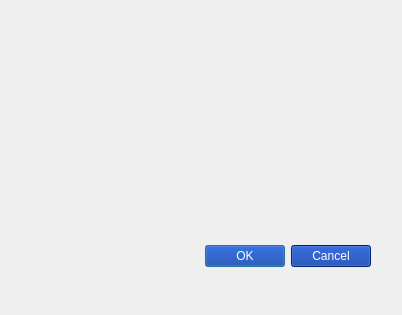
<?xml version="1.0" encoding="UTF-8"?>
<ui version="4.0">
 <class>AddPresetDialog</class>
 <widget class="QDialog" name="AddPresetDialog">
  <property name="geometry">
   <rect>
    <x>0</x>
    <y>0</y>
    <width>402</width>
    <height>315</height>
   </rect>
  </property>
  <property name="windowTitle">
   <string>Dialog</string>
  </property>
  <widget class="QDialogButtonBox" name="buttonBox">
   <property name="geometry">
    <rect>
     <x>30</x>
     <y>240</y>
     <width>341</width>
     <height>32</height>
    </rect>
   </property>
   <property name="styleSheet">
    <string notr="true">QPushButton {
	background-color: rgb(0, 49, 156);
	color: white;
}

QPushButton:pressed {
	background-color: rgb(74,75,180);
}

</string>
   </property>
   <property name="orientation">
    <enum>Qt::Horizontal</enum>
   </property>
   <property name="standardButtons">
    <set>QDialogButtonBox::Cancel|QDialogButtonBox::Ok</set>
   </property>
  </widget>
 </widget>
 <resources/>
 <connections>
  <connection>
   <sender>buttonBox</sender>
   <signal>accepted()</signal>
   <receiver>AddPresetDialog</receiver>
   <slot>accept()</slot>
   <hints>
    <hint type="sourcelabel">
     <x>248</x>
     <y>254</y>
    </hint>
    <hint type="destinationlabel">
     <x>157</x>
     <y>274</y>
    </hint>
   </hints>
  </connection>
  <connection>
   <sender>buttonBox</sender>
   <signal>rejected()</signal>
   <receiver>AddPresetDialog</receiver>
   <slot>reject()</slot>
   <hints>
    <hint type="sourcelabel">
     <x>316</x>
     <y>260</y>
    </hint>
    <hint type="destinationlabel">
     <x>286</x>
     <y>274</y>
    </hint>
   </hints>
  </connection>
 </connections>
</ui>
